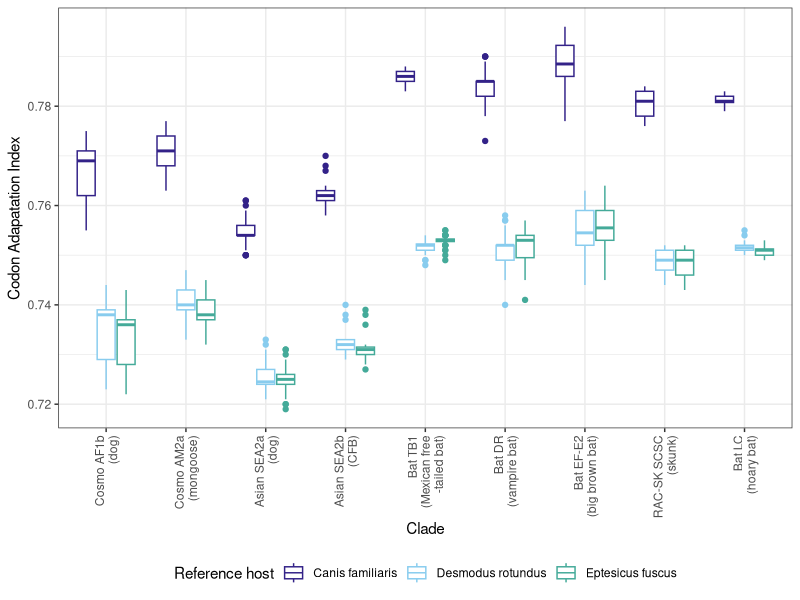
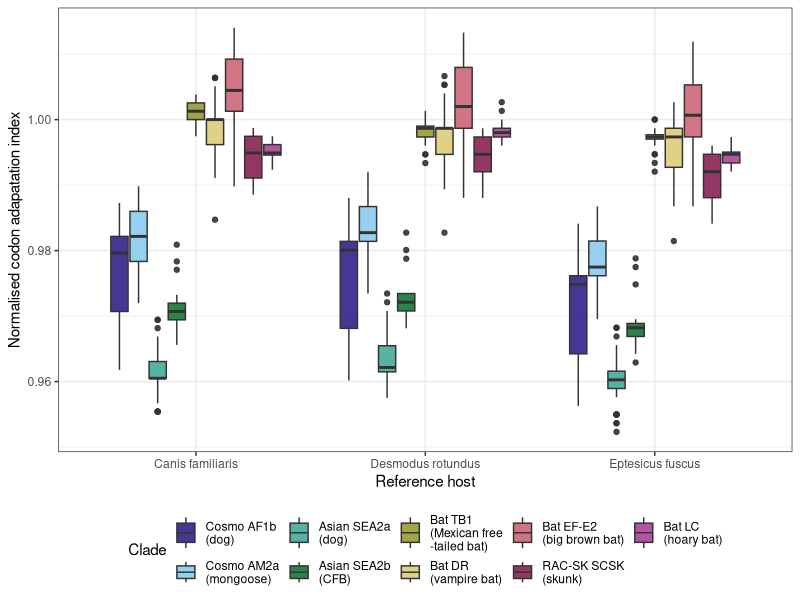
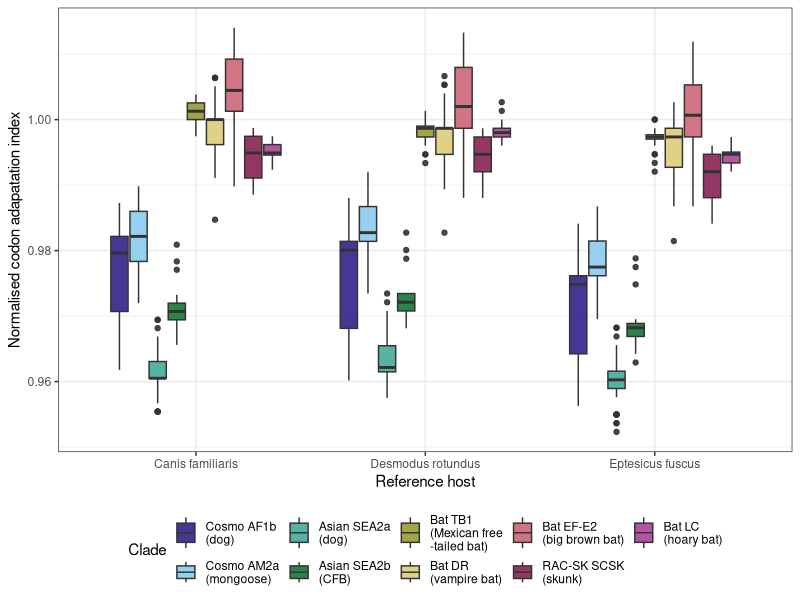

Reproduce these figures in R, in order.
library("readxl")
library("ggplot2")
library("ggtext")

df = read.csv("data/HIVE-CUTS_CAI.csv")

reference = as.data.frame(read_excel("data/Codon_usage_N.xlsx"))
for(i in 3:ncol(reference)){
  colnames(reference)[i] = paste0(as.character(reference[1,i]),"_",colnames(reference)[i])
}
colnames(reference)[2] = "Accession no."
reference = reference[2:nrow(reference),]

df$clade = NA
for(i in 1:nrow(df)){
  df$clade[i] = reference$Host[reference$`Accession no.` == df$Name[i]]
}


df$clade = factor(df$clade, c("Dog (AF1b)", "Mongoose","Dog (SEA2a)", "Chinese ferret badger",
                              "Free-tailed bat",
                              "Vampire bat", "Big brown bat","Skunk", "Hoary bat"))

my_pal <- c("#332288","#88CCEE","#44AA99","#117733","#999933",
            "#DDCC77","#CC6677","#882255","#AA4499")

library("tidyr")
df2 <- pivot_longer(df, cols=c(Canis_familiaris, Eptesicus_fuscus, Desmodus_rotundus)) 

ggplot(data = df2, aes(x = clade, y = value, color = name))+
  geom_boxplot()+ 
  # geom_jitter(alpha  = 0.4, 
  #       width = 0.4, height = 0) +
  theme_bw()+ 
  scale_color_manual(values = my_pal, labels = c("Canis familiaris",
                     "Desmodus rotundus", "Eptesicus fuscus"),
                     name = "Reference host")+
  scale_x_discrete(labels=c("Cosmo AF1b\n(dog)",
                            "Cosmo AM2a\n(mongoose)",
                            "Asian SEA2a\n(dog)",
                            "Asian SEA2b\n(CFB)",
                            "Bat TB1\n(Mexican free\n-tailed bat)",
                            "Bat DR\n(vampire bat)",
                            "Bat EF-E2\n(big brown bat)",
                            "RAC-SK SCSC\n(skunk)",
                            "Bat LC\n(hoary bat)"))+ 
  ylab("Codon Adapatation Index") +
  xlab("Clade") +
  theme(axis.text.x = element_text(angle = 90, vjust = 0.5, hjust=1),
        axis.title.y = ggtext::element_markdown(), legend.position = "bottom")


canis_familiaris_eCAI = 0.785
desmodus_rotundus_eCAI = 0.753
eptesicus_fuscus_eCAI = 0.755

df2$normalised = NA
df2$normalised[df2$name == "Canis_familiaris"] = df2$value[df2$name == "Canis_familiaris"]/canis_familiaris_eCAI
df2$normalised[df2$name == "Eptesicus_fuscus"] = df2$value[df2$name == "Eptesicus_fuscus"]/eptesicus_fuscus_eCAI
df2$normalised[df2$name == "Desmodus_rotundus"] = df2$value[df2$name == "Desmodus_rotundus"]/desmodus_rotundus_eCAI

p = ggplot(data = df2, aes(x = name, y = normalised, fill = clade))+
  geom_boxplot(alpha = 0.9)+ 
  theme_bw()+ 
scale_fill_manual(values = my_pal, labels = c("Cosmo AF1b\n(dog)",
                                               "Cosmo AM2a\n(mongoose)",
                                               "Asian SEA2a\n(dog)",
                                               "Asian SEA2b\n(CFB)",
                                               "Bat TB1\n(Mexican free\n-tailed bat)",
                                               "Bat DR\n(vampire bat)",
                                               "Bat EF-E2\n(big brown bat)",
                                               "RAC-SK SCSK\n(skunk)",
                                               "Bat LC\n(hoary bat)"),
                   name = "Clade")+
scale_x_discrete(labels=c("Canis familiaris",
                                               "Desmodus rotundus", "Eptesicus fuscus"))+
  ylab("Normalised codon adapatation index") +
  xlab("Reference host") +
  theme(legend.position = "bottom")

p

png("plots/Figure 6.png", width = 7.5, height = 6, units = 'in', res = 600)
p
dev.off()
